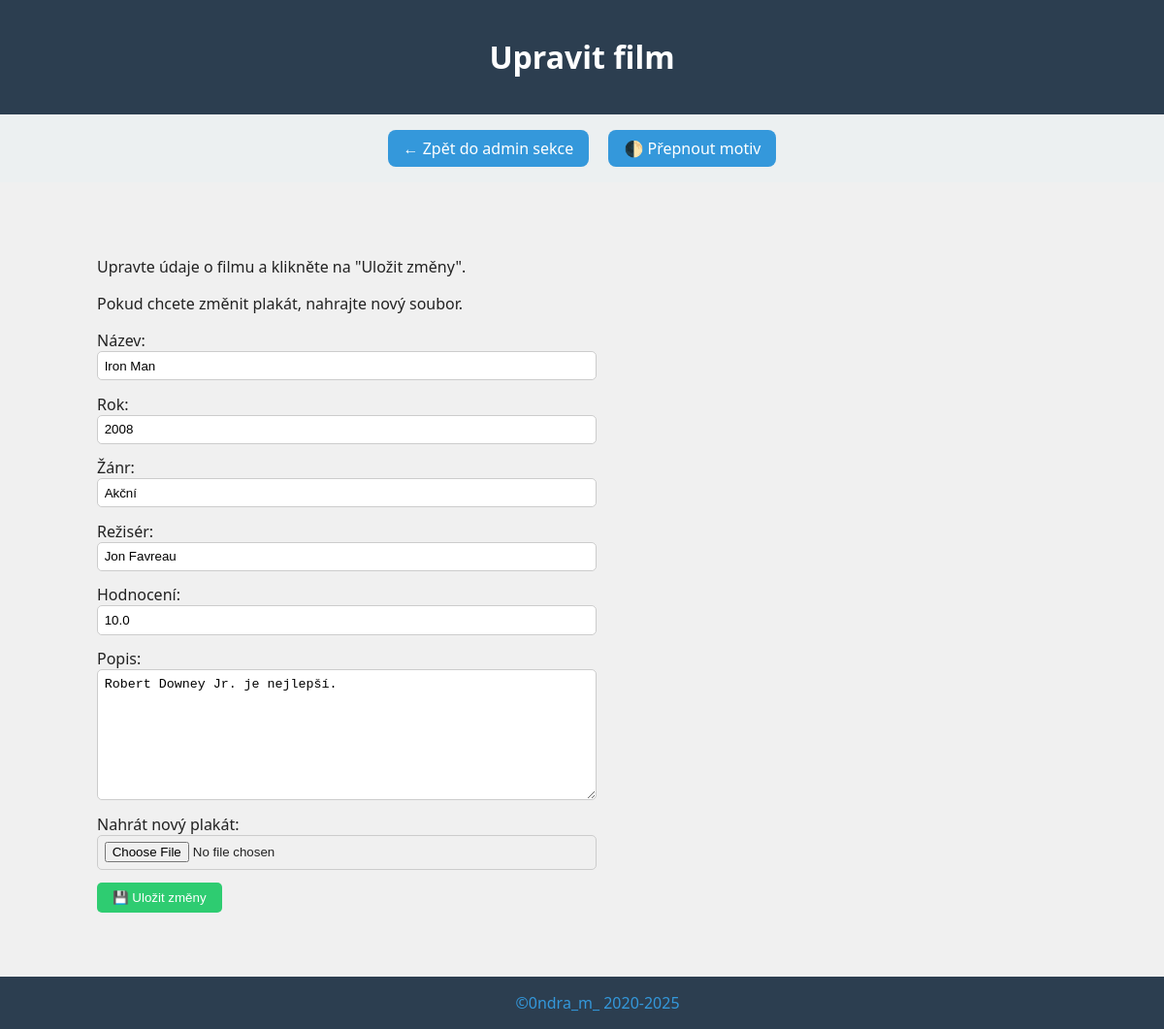
The page /edit.php?id=7 (signed in) on the database its author committed.
### tables this page shows
CREATE TABLE `filmy` (
  `id` int(11) NOT NULL,
  `nazev` varchar(255) NOT NULL,
  `rok` int(11) NOT NULL,
  `zanr` varchar(100) DEFAULT NULL,
  `reziser` varchar(255) DEFAULT NULL,
  `hodnoceni` decimal(3,1) DEFAULT NULL,
  `popis` text DEFAULT NULL,
  `schvaleno` tinyint(1) DEFAULT 0,
  `vytvoreno` timestamp NOT NULL DEFAULT current_timestamp(),
  `autor` varchar(50) NOT NULL DEFAULT 'neznámý'
);

### edit.php (the view, shortened to what this page needs)
<?php
require 'db.php';
$id = intval($_GET['id']);
$stmt = $conn->prepare("SELECT * FROM filmy WHERE id = ?");
$stmt->bind_param("i", $id);
$stmt->execute();
$film = $stmt->get_result()->fetch_assoc();
?>
<!DOCTYPE html>
<html lang="cs">
   <head>
      <link rel="stylesheet" href="styles.css">
   </head>
   <body>
      <header>
         <h1>Upravit film</h1>
      </header>
      <nav>
         <a class="button" href="admin.php">← Zpět do admin sekce</a>
         <a class="button"  onclick="toggleTheme()">🌓 Přepnout motiv</a>
      </nav>
      <div class="container">
         <p>Upravte údaje o filmu a klikněte na "Uložit změny".</p>
         <p>Pokud chcete změnit plakát, nahrajte nový soubor.</p>
         <form method="post" enctype="multipart/form-data" class="add-form">
            <label>Název:</label>
            <input type="text" name="nazev" value="<?= htmlspecialchars($film['nazev']) ?>" required>
            <label>Rok:</label>
            <input type="number" name="rok" value="<?= $film['rok'] ?>" required>
            <label>Žánr:</label>
            <input type="text" name="zanr" value="<?= htmlspecialchars($film['zanr']) ?>" >
            <label>Režisér:</label>
            <input type="text" name="reziser" value="<?= htmlspecialchars($film['reziser']) ?>" >
            <label>Hodnocení:</label>
            <input type="number" step="0.1" name="hodnoceni" value="<?= $film['hodnoceni'] ?>" >
            <label>Popis:</label>
            <textarea name="popis" ><?= htmlspecialchars($film['popis']) ?></textarea>
            <label>Nahrát nový plakát:</label>
            <input type="file" name="plakat" accept=".jpg,.jpeg">
            <button type="submit">💾 Uložit změny</button>
         </form>
      </div>
   </body>
   <footer>
      <a href="https://github.com/0ndraM">©0ndra_m_  2020-<?php echo date("Y");?></a>
   </footer>
</html>

### styles.css (style rules this page uses)
body { font-family: 'Segoe UI', sans-serif; background-color: #f0f0f0; color: #222; margin: 0; padding: 0 0 60px 0; }
header { background: #2c3e50; color: white; padding: 1em; text-align: center; }
nav { padding: 0.5em; text-align: center; background: #ecf0f1; }
nav .button { margin: 0.5em; padding: 0.5em 1em; background: #3498db; color: white; text-decoration: none; border-radius: 8px; transition: background 0.3s; }
.button, .btn { display: inline-block; background-color: #3498db; color: white; padding: 0.6em 1.2em; text-decoration: none; border-radius: 6px; margin: 0.5em 0; cursor: pointer; transition: background 0.3s ease; font-size: 1em; }
.container { padding: 60px 1em 60px; max-width: 1000px; margin: auto; }
.add-form input[type="text"], .add-form input[type="number"], .add-form textarea, .add-form input[type="file"] { display: block; width: 100%; max-width: 500px; padding: 0.5em; margin-bottom: 1em; border: 1px solid #ccc; border-radius: 5px; }
form textarea { height: 120px; resize: vertical; }
form button { background-color: #2ecc71; color: white; border: none; padding: 0.6em 1.2em; border-radius: 5px; cursor: pointer; }
footer { background: #2c3e50; color: white; padding: 1em; text-align: center; position: fixed; bottom: 0; width: 100%; }
footer a { color: #3498db; text-decoration: none; }

### rows shown on the page
filmy: nazev "Iron Man", rok "2008", zanr "Akční", reziser "Jon Favreau", hodnoceni "10.0", popis "Robert Downey Jr. je nejlepší."
